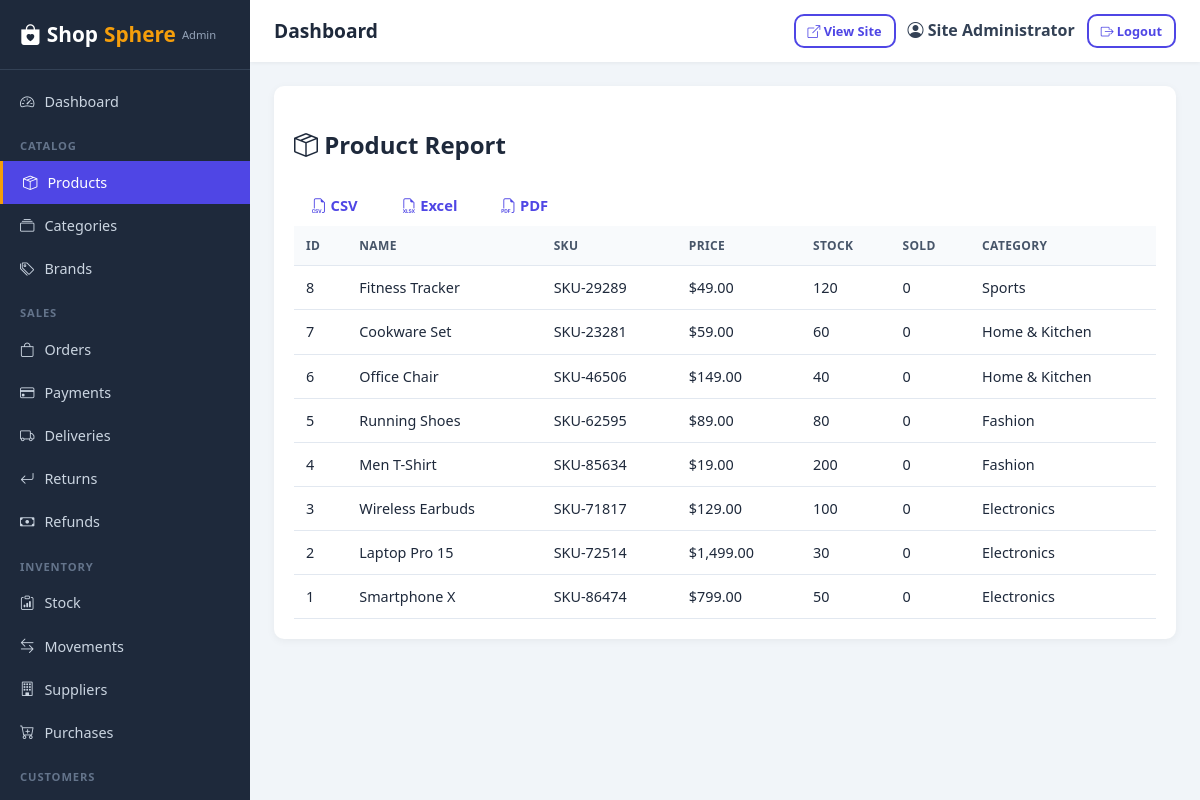
Screenshot of /admin/reports/products (signed in) with the database file from the repository.
### app/models/user.py (models this page shows, shortened)
class User(UserMixin, db.Model):
    __tablename__ = 'users'
    id = db.Column(db.Integer, primary_key=True)
    full_name = db.Column(db.String(120), nullable=False)
    email = db.Column(db.String(120), unique=True, nullable=False, index=True)
    phone = db.Column(db.String(30), nullable=True, index=True)
    password_hash = db.Column(db.String(255), nullable=False)
    avatar = db.Column(db.String(255), nullable=True)
    is_active = db.Column(db.Boolean, default=True)
    is_verified = db.Column(db.Boolean, default=False)
    is_staff = db.Column(db.Boolean, default=False)
    last_login = db.Column(db.DateTime)
    reset_token = db.Column(db.String(100), nullable=True)
    reset_token_expires = db.Column(db.DateTime)
    created_at = db.Column(db.DateTime, default=datetime.utcnow)
    updated_at = db.Column(db.DateTime, default=datetime.utcnow, onupdate=datetime.utcnow)
    roles = db.relationship('Role', secondary=user_roles, back_populates='users', lazy='selectin')
    addresses = db.relationship('Address', backref='customer', lazy='dynamic', cascade='all, delete-orphan')
    orders = db.relationship('Order', backref='customer', lazy='dynamic', foreign_keys='Order.customer_id')
    reviews = db.relationship('Review', backref='customer', lazy='dynamic', foreign_keys='Review.customer_id')
    return_requests = db.relationship('ReturnRequest', backref='customer', lazy='dynamic', foreign_keys='ReturnRequest.customer_id')
    support_tickets = db.relationship('SupportTicket', backref='customer', lazy='dynamic', foreign_keys='SupportTicket.customer_id')
    notifications = db.relationship('Notification', backref='user', lazy='dynamic', cascade='all, delete-orphan')
    loyalty_transactions = db.relationship('LoyaltyTransaction', backref='user', lazy='dynamic', cascade='all, delete-orphan')
    def has_role(self, role_name):
        return any(r.name == role_name for r in self.roles)
    def has_permission(self, perm_name):
        if self.has_role('Super Admin'):
            return True
        for r in self.roles:
            for p in r.permissions:
                if p.name == perm_name:
                    return True
        return False

### app/models/catalog.py (models this page shows, shortened)
class Product(db.Model):
    __tablename__ = 'products'
    id = db.Column(db.Integer, primary_key=True)
    name = db.Column(db.String(255), nullable=False, index=True)
    slug = db.Column(db.String(280), unique=True, nullable=False, index=True)
    sku = db.Column(db.String(80), unique=True, nullable=False, index=True)
    category_id = db.Column(db.Integer, db.ForeignKey('categories.id', ondelete='SET NULL'))
    subcategory_id = db.Column(db.Integer, db.ForeignKey('categories.id', ondelete='SET NULL'))
    brand_id = db.Column(db.Integer, db.ForeignKey('brands.id', ondelete='SET NULL'))
    main_image = db.Column(db.String(255))
    video_url = db.Column(db.String(255))
    short_description = db.Column(db.Text)
    description = db.Column(db.Text)
    price = db.Column(db.Numeric(12, 2), nullable=False, index=True)
    old_price = db.Column(db.Numeric(12, 2))
    cost_price = db.Column(db.Numeric(12, 2))  # for profit estimates
    stock_quantity = db.Column(db.Integer, default=0, index=True)
    min_stock_level = db.Column(db.Integer, default=5)
    sold_count = db.Column(db.Integer, default=0, index=True)
    colors = db.Column(db.String(255))  # comma separated
    sizes = db.Column(db.String(255))   # comma separated
    warranty_info = db.Column(db.Text)
    return_policy = db.Column(db.Text)
    shipping_info = db.Column(db.Text)
    condition = db.Column(db.String(30), default='new')  # new | used | refurbished
    is_featured = db.Column(db.Boolean, default=False)
    is_bestseller = db.Column(db.Boolean, default=False)
    is_new_arrival = db.Column(db.Boolean, default=False)
    is_flash_sale = db.Column(db.Boolean, default=False)
    is_recommended = db.Column(db.Boolean, default=False)
    status = db.Column(db.String(20), default='active', index=True)  # active | inactive
    views = db.Column(db.Integer, default=0)
    created_at = db.Column(db.DateTime, default=datetime.utcnow)
    updated_at = db.Column(db.DateTime, default=datetime.utcnow, onupdate=datetime.utcnow)
    images = db.relationship('ProductImage', backref='product', lazy='selectin',
                             cascade='all, delete-orphan', order_by='ProductImage.display_order')
    variants = db.relationship('ProductVariant', backref='product', lazy='selectin',
                               cascade='all, delete-orphan')
    specifications = db.relationship('ProductSpecification', backref='product', lazy='selectin',
                                     cascade='all, delete-orphan')
    features = db.relationship('ProductFeature', backref='product', lazy='selectin',
                               cascade='all, delete-orphan')
    reviews = db.relationship('Review', backref='product', lazy='dynamic',
                              foreign_keys='Review.product_id')
    order_items = db.relationship('OrderItem', backref='product', lazy='dynamic')

class Category(db.Model):
    __tablename__ = 'categories'
    id = db.Column(db.Integer, primary_key=True)
    name = db.Column(db.String(120), nullable=False, index=True)
    slug = db.Column(db.String(140), unique=True, nullable=False, index=True)
    image = db.Column(db.String(255))
    description = db.Column(db.Text)
    parent_id = db.Column(db.Integer, db.ForeignKey('categories.id', ondelete='SET NULL'))
    status = db.Column(db.String(20), default='active', index=True)  # active | inactive
    display_order = db.Column(db.Integer, default=0)
    created_at = db.Column(db.DateTime, default=datetime.utcnow)
    parent = db.relationship('Category', remote_side=[id], backref='subcategories')
    products = db.relationship('Product', backref='category', lazy='dynamic',
                               foreign_keys='Product.category_id')

### app/routes/admin.py (the view, shortened to what this page needs)
@admin_bp.route('/reports/products')
@permission_required('view_reports')
def report_products():
    products = Product.query.order_by(desc(Product.sold_count)).limit(100).all()
    fmt = request.args.get('format', '')
    return render_template('admin/report_products.html', products=products)

### app/utils/helpers.py (called while the page is built)
def money(amount):
    if amount is None:
        amount = 0
    try:
        amount = float(amount)
    except (TypeError, ValueError):
        amount = 0
    sym = current_app.config.get('STORE_CURRENCY', '$') if current_app else '$'
    return f'{sym}{amount:,.2f}'

def settings_value(key, default=None):
    from app.models.content import Setting
    cached = getattr(current_app, '_settings_cache', None)
    if cached is None:
        cached = {s.key: s.value for s in Setting.query.all()}
        current_app._settings_cache = cached
    return cached.get(key, default)

### app/templates/admin/report_products.html (shortened to what this page needs)
{% extends "admin/base.html" %}
{% block content %}
<div class="admin-panel">
  <div class="admin-panel-head">
    <h2><i class="bi bi-box-seam"></i> Product Report</h2>
    <div class="d-flex gap-2">
      <a href="{{ url_for('admin.report_products', format='csv') }}" class="btn btn-light"><i class="bi bi-filetype-csv"></i> CSV</a>
      <a href="{{ url_for('admin.report_products', format='excel') }}" class="btn btn-light"><i class="bi bi-filetype-xlsx"></i> Excel</a>
      <a href="{{ url_for('admin.report_products', format='pdf') }}" class="btn btn-light"><i class="bi bi-filetype-pdf"></i> PDF</a>
    </div>
  </div>
  <table class="admin-table">
    <thead><tr><th>ID</th><th>Name</th><th>SKU</th><th>Price</th><th>Stock</th><th>Sold</th><th>Category</th></tr></thead>
    <tbody>
      {% for p in products %}
      <tr>
        <td>{{ p.id }}</td>
        <td>{{ p.name }}</td>
        <td>{{ p.sku }}</td>
        <td>{{ money(p.price) }}</td>
        <td>{{ p.stock_quantity }}</td>
        <td>{{ p.sold_count }}</td>
        <td>{{ p.category.name if p.category else '' }}</td>
      </tr>
      {% else %}
      <tr><td colspan="7" class="text-center text-muted">No products.</td></tr>
      {% endfor %}
    </tbody>
  </table>
</div>
{% endblock %}

### app/templates/admin/base.html (shortened to what this page needs)
<!DOCTYPE html>
<html lang="en">
<head>
  <link rel="stylesheet" href="{{ url_for('static', filename='css/style.css') }}">
  <link rel="stylesheet" href="{{ url_for('static', filename='css/admin.css') }}">
  <link rel="stylesheet" href="https://cdn.jsdelivr.net/npm/bootstrap-icons@1.11.1/font/bootstrap-icons.css">
</head>
<body class="admin-body">
  <div class="admin-layout">
    <aside class="admin-sidebar">
      <div class="admin-logo">
        <a href="{{ url_for('admin.dashboard') }}"><i class="bi bi-bag-heart-fill"></i> Shop<span>Sphere</span> <small>Admin</small></a>
      </div>
      <nav class="admin-nav">
        <a href="{{ url_for('admin.dashboard') }}" class="{{ 'active' if request.endpoint == 'admin.dashboard' }}"><i class="bi bi-speedometer2"></i> Dashboard</a>
        <div class="nav-group">Catalog</div>
        <a href="{{ url_for('admin.products') }}" class="{{ 'active' if 'product' in request.endpoint }}"><i class="bi bi-box-seam"></i> Products</a>
        <a href="{{ url_for('admin.categories') }}" class="{{ 'active' if request.endpoint == 'admin.categories' }}"><i class="bi bi-collection"></i> Categories</a>
        <a href="{{ url_for('admin.brands') }}" class="{{ 'active' if request.endpoint == 'admin.brands' }}"><i class="bi bi-tags"></i> Brands</a>
        <div class="nav-group">Sales</div>
        <a href="{{ url_for('admin.orders') }}" class="{{ 'active' if request.endpoint == 'admin.orders' }}"><i class="bi bi-bag"></i> Orders</a>
        <a href="{{ url_for('admin.payments') }}" class="{{ 'active' if request.endpoint == 'admin.payments' }}"><i class="bi bi-credit-card"></i> Payments</a>
        <a href="{{ url_for('admin.deliveries') }}" class="{{ 'active' if request.endpoint == 'admin.deliveries' }}"><i class="bi bi-truck"></i> Deliveries</a>
        <a href="{{ url_for('admin.returns') }}" class="{{ 'active' if request.endpoint == 'admin.returns' }}"><i class="bi bi-arrow-return-left"></i> Returns</a>
        <a href="{{ url_for('admin.refunds') }}" class="{{ 'active' if request.endpoint == 'admin.refunds' }}"><i class="bi bi-cash"></i> Refunds</a>
        <div class="nav-group">Inventory</div>
        <a href="{{ url_for('admin.inventory') }}" class="{{ 'active' if request.endpoint == 'admin.inventory' }}"><i class="bi bi-clipboard-data"></i> Stock</a>
        <a href="{{ url_for('admin.inventory_movements') }}" class="{{ 'active' if request.endpoint == 'admin.inventory_movements' }}"><i class="bi bi-arrow-left-right"></i> Movements</a>
        <a href="{{ url_for('admin.suppliers') }}" class="{{ 'active' if request.endpoint == 'admin.suppliers' }}"><i class="bi bi-building"></i> Suppliers</a>
        <a href="{{ url_for('admin.purchases') }}" class="{{ 'active' if request.endpoint == 'admin.purchases' }}"><i class="bi bi-cart-plus"></i> Purchases</a>
        <div class="nav-group">Customers</div>
        <a href="{{ url_for('admin.customers') }}" class="{{ 'active' if request.endpoint == 'admin.customers' }}"> Customers</a>
      </nav>
    </aside>
    <div class="admin-main">
      <header class="admin-header">
        <div class="admin-header-left">
          <span class="admin-page-title">{% block page_title %}Dashboard{% endblock %}</span>
        </div>
        <div class="admin-header-right">
          <a href="{{ url_for('main.home') }}" target="_blank" class="btn btn-outline btn-sm"><i class="bi bi-box-arrow-up-right"></i> View Site</a>
          <span class="admin-user"><i class="bi bi-person-circle"></i> {{ current_user.full_name }}</span>
          <a href="{{ url_for('auth.logout') }}" class="btn btn-outline btn-sm"><i class="bi bi-box-arrow-right"></i> Logout</a>
        </div>
      </header>
      <div class="admin-content">
        {% block content %}{% endblock %}
      </div>
    </div>
  </div>
</body>
</html>

### app/static/css/style.css (style rules this page uses)
:root { --primary: #4f46e5; --primary-dark: #4338ca; --secondary: #0ea5e9; --accent: #f59e0b; --success: #16a34a; --danger: #dc2626; --warning: #d97706; --dark: #1e293b; --light: #f8fafc; --muted: #64748b; --border: #e2e8f0; --radius: 10px; --shadow: 0 2px 12px rgba(0, 0, 0, .08); }
* { box-sizing: border-box; }
body { font-family: 'Segoe UI', system-ui, -apple-system, sans-serif; color: var(--dark); background: #f4f6fb; margin: 0; line-height: 1.6; }
a { color: var(--primary); text-decoration: none; }
.btn { display: inline-block; padding: 9px 18px; border-radius: var(--radius); border: none; font-weight: 600; cursor: pointer; font-size: .92rem; transition: all .15s; text-align: center; }
.btn-outline { background: transparent; border: 2px solid var(--primary); color: var(--primary); }
.btn-sm { padding: 5px 12px; font-size: .8rem; }
.d-flex { display: flex; }
.gap-2 { gap: 8px; }

### app/static/css/admin.css (style rules this page uses)
.admin-body { background: #f1f5f9; margin: 0; }
.admin-layout { display: flex; min-height: 100vh; }
.admin-sidebar { width: 250px; background: #1e293b; color: #cbd5e1; position: fixed; top: 0; left: 0; bottom: 0; overflow-y: auto; transition: transform .2s; z-index: 1000; }
.admin-logo { padding: 18px 20px; border-bottom: 1px solid #334155; }
.admin-logo a { color: #fff; font-size: 1.3rem; font-weight: 800; display: flex; align-items: center; gap: 6px; }
.admin-logo a span { color: #f59e0b; }
.admin-logo small { font-size: .7rem; color: #94a3b8; font-weight: 500; }
.admin-nav { padding: 10px 0; }
.admin-nav a { display: flex; align-items: center; gap: 10px; padding: 10px 20px; color: #cbd5e1; font-size: .9rem; font-weight: 500; }
.admin-nav a.active { background: #4f46e5; color: #fff; border-left: 3px solid #f59e0b; }
.admin-nav .nav-group { padding: 14px 20px 6px; font-size: .7rem; text-transform: uppercase; letter-spacing: .08em; color: #64748b; font-weight: 700; }
.admin-main { flex: 1; margin-left: 250px; display: flex; flex-direction: column; }
.admin-header { background: #fff; padding: 14px 24px; display: flex; justify-content: space-between; align-items: center; box-shadow: 0 1px 4px rgba(0, 0, 0, .06); position: sticky; top: 0; z-index: 100; }
.admin-header-left { display: flex; align-items: center; gap: 14px; }
.admin-page-title { font-size: 1.2rem; font-weight: 700; color: #1e293b; }
.admin-header-right { display: flex; align-items: center; gap: 12px; }
.admin-user { font-weight: 600; color: #334155; }
.admin-content { padding: 24px; }
.admin-panel { background: #fff; border-radius: 10px; box-shadow: 0 2px 8px rgba(0, 0, 0, .05); padding: 20px; margin-bottom: 20px; }
.admin-table { width: 100%; border-collapse: collapse; }
.admin-table th, .admin-table td { padding: 10px 12px; text-align: left; border-bottom: 1px solid #e2e8f0; font-size: .9rem; }
.admin-table th { background: #f8fafc; font-weight: 600; color: #475569; text-transform: uppercase; font-size: .75rem; letter-spacing: .03em; }

### rows the page displays
User: full_name "Site Administrator"
Product: id "8", name "Fitness Tracker", sku "SKU-29289", price "$49.00", stock_quantity "120", sold_count "0", category "Sports"
Product: id "7", name "Cookware Set", sku "SKU-23281", price "$59.00", stock_quantity "60", sold_count "0", category "Home & Kitchen"
Product: id "6", name "Office Chair", sku "SKU-46506", price "$149.00", stock_quantity "40", sold_count "0", category "Home & Kitchen"
Product: id "5", name "Running Shoes", sku "SKU-62595", price "$89.00", stock_quantity "80", sold_count "0", category "Fashion"
Product: id "4", name "Men T-Shirt", sku "SKU-85634", price "$19.00", stock_quantity "200", sold_count "0", category "Fashion"
Product: id "3", name "Wireless Earbuds", sku "SKU-71817", price "$129.00", stock_quantity "100", sold_count "0", category "Electronics"
Product: id "2", name "Laptop Pro 15", sku "SKU-72514", price "$1,499.00", stock_quantity "30", sold_count "0", category "Electronics"
Product: id "1", name "Smartphone X", sku "SKU-86474", price "$799.00", stock_quantity "50", sold_count "0", category "Electronics"
